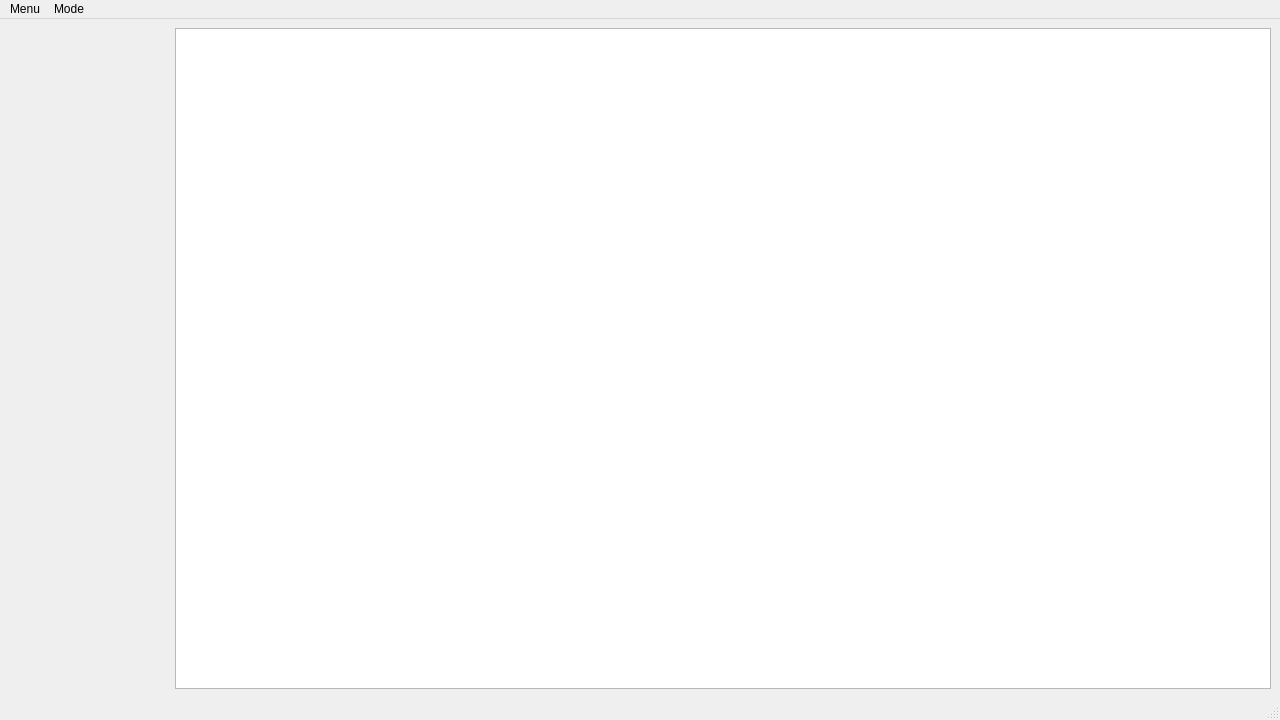
<?xml version="1.0" encoding="UTF-8"?>
<ui version="4.0">
 <class>MainWindow</class>
 <widget class="QMainWindow" name="MainWindow">
  <property name="geometry">
   <rect>
    <x>0</x>
    <y>0</y>
    <width>1280</width>
    <height>720</height>
   </rect>
  </property>
  <property name="minimumSize">
   <size>
    <width>800</width>
    <height>600</height>
   </size>
  </property>
  <property name="windowTitle">
   <string>Bubmlebee 2.0</string>
  </property>
  <widget class="QWidget" name="centralwidget">
   <layout class="QGridLayout" name="gridLayout_2">
    <item row="0" column="1">
     <widget class="QTextBrowser" name="textBrowser">
      <property name="frameShape">
       <enum>QFrame::StyledPanel</enum>
      </property>
      <property name="frameShadow">
       <enum>QFrame::Sunken</enum>
      </property>
      <property name="lineWidth">
       <number>1</number>
      </property>
      <property name="placeholderText">
       <string/>
      </property>
     </widget>
    </item>
    <item row="0" column="0">
     <widget class="QFrame" name="frame">
      <property name="minimumSize">
       <size>
        <width>160</width>
        <height>0</height>
       </size>
      </property>
      <property name="frameShape">
       <enum>QFrame::NoFrame</enum>
      </property>
      <property name="frameShadow">
       <enum>QFrame::Raised</enum>
      </property>
     </widget>
    </item>
   </layout>
  </widget>
  <widget class="QMenuBar" name="menubar">
   <property name="geometry">
    <rect>
     <x>0</x>
     <y>0</y>
     <width>1280</width>
     <height>22</height>
    </rect>
   </property>
   <widget class="QMenu" name="menuMenu">
    <property name="title">
     <string>Menu</string>
    </property>
    <addaction name="actionExit"/>
   </widget>
   <widget class="QMenu" name="menuMode">
    <property name="title">
     <string>Mode</string>
    </property>
    <addaction name="separator"/>
    <addaction name="actionBumblebee"/>
    <addaction name="actionUpdate_Peak"/>
    <addaction name="actionIMP_installer_check"/>
   </widget>
   <addaction name="menuMenu"/>
   <addaction name="menuMode"/>
  </widget>
  <widget class="QStatusBar" name="statusbar"/>
  <action name="actionExit">
   <property name="text">
    <string>Exit</string>
   </property>
  </action>
  <action name="actionUpdate_Peak">
   <property name="text">
    <string>Update Peak</string>
   </property>
  </action>
  <action name="actionBumblebee">
   <property name="text">
    <string>Bumblebee</string>
   </property>
  </action>
  <action name="actionIMP_installer_check">
   <property name="text">
    <string>IMP installer check</string>
   </property>
  </action>
 </widget>
 <resources/>
 <connections/>
</ui>
